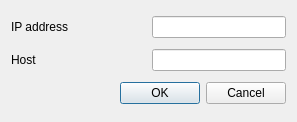
<?xml version="1.0" encoding="UTF-8"?>
<ui version="4.0">
 <class>networkSettingDialog</class>
 <widget class="QDialog" name="networkSettingDialog">
  <property name="geometry">
   <rect>
    <x>0</x>
    <y>0</y>
    <width>297</width>
    <height>122</height>
   </rect>
  </property>
  <property name="windowTitle">
   <string>Dialog</string>
  </property>
  <layout class="QGridLayout" name="gridLayout">
   <item row="1" column="0">
    <widget class="QLabel" name="label_2">
     <property name="text">
      <string>Host</string>
     </property>
    </widget>
   </item>
   <item row="0" column="0">
    <widget class="QLabel" name="label">
     <property name="text">
      <string>IP address</string>
     </property>
    </widget>
   </item>
   <item row="0" column="1">
    <widget class="QLineEdit" name="lineEdit">
     <property name="sizePolicy">
      <sizepolicy hsizetype="Preferred" vsizetype="Fixed">
       <horstretch>0</horstretch>
       <verstretch>0</verstretch>
      </sizepolicy>
     </property>
    </widget>
   </item>
   <item row="1" column="1">
    <widget class="QLineEdit" name="lineEdit_2">
     <property name="sizePolicy">
      <sizepolicy hsizetype="Preferred" vsizetype="Fixed">
       <horstretch>0</horstretch>
       <verstretch>0</verstretch>
      </sizepolicy>
     </property>
    </widget>
   </item>
   <item row="2" column="0" colspan="2">
    <widget class="QDialogButtonBox" name="buttonBox">
     <property name="orientation">
      <enum>Qt::Horizontal</enum>
     </property>
     <property name="standardButtons">
      <set>QDialogButtonBox::Cancel|QDialogButtonBox::Ok</set>
     </property>
    </widget>
   </item>
  </layout>
 </widget>
 <resources/>
 <connections>
  <connection>
   <sender>buttonBox</sender>
   <signal>accepted()</signal>
   <receiver>networkSettingDialog</receiver>
   <slot>accept()</slot>
   <hints>
    <hint type="sourcelabel">
     <x>248</x>
     <y>254</y>
    </hint>
    <hint type="destinationlabel">
     <x>157</x>
     <y>274</y>
    </hint>
   </hints>
  </connection>
  <connection>
   <sender>buttonBox</sender>
   <signal>rejected()</signal>
   <receiver>networkSettingDialog</receiver>
   <slot>reject()</slot>
   <hints>
    <hint type="sourcelabel">
     <x>316</x>
     <y>260</y>
    </hint>
    <hint type="destinationlabel">
     <x>286</x>
     <y>274</y>
    </hint>
   </hints>
  </connection>
 </connections>
</ui>
